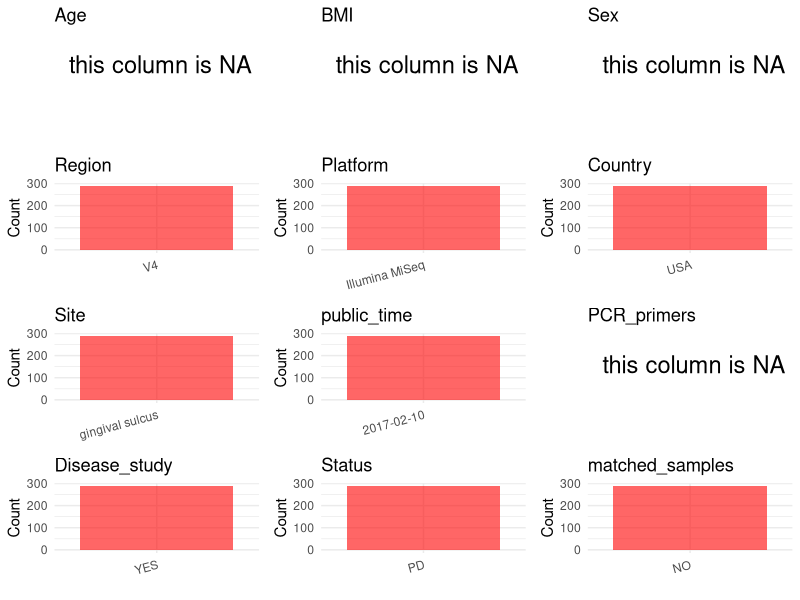

Reproduce this figure in R. (Note: this script raises an error after producing the figure.)
## ---- chunk 1
# Load necessary libraries
library(dplyr)
library(ggplot2)
library(cowplot)

# Set working directory (update this path to your local directory)
setwd("D:/oral_project/PRJEB19122")

# Read the initial metadata files
initial_meta<-read.csv("SraRunTable.csv",header = T)

# Combine the two metadata files
#meta <- rbind(initial_meta, initial_meta1)

#Remove entries non-oral samples
#initial_meta <- subset(initial_meta,isolate %in% c("saliva","tongue coat"))

# Check the number of samples containing "HT" in Sample.Name (e.g., healthy controls)
#nrow(subset(meta, grepl("HT", Sample.Name)))

# Display the first few rows of the metadata
head(initial_meta)
## ---- chunk 2
# Create a uniform metadata dataframe
metadata <- data.frame(
  BioProject = initial_meta$BioProject,
  Run = initial_meta$Run,
  sample_name = initial_meta$Library.Name,
  Age = NA,
  BMI = NA,
  Sex = NA,
  Region = initial_meta$target_subfragment..exp.,
  Platform = initial_meta$Instrument,
  Country = initial_meta$geo_loc_name_country,
  Site = gsub("UBERON:", "", initial_meta$body_site),
  public_time = "2017-02-10",
  PCR_primers = NA,
  stringsAsFactors = FALSE
)
## ---- chunk 3
# Add information obtained from the publication
metadata$title <- "Multi-omics analysis of periodontal pocket microbial communities pre- and posttreatment."
metadata$Disease_study <- "YES"
# Assign disease status based on sample_name patterns
metadata$Status <- "PD"

#get subjects id with Saliva available
keep_subjects<-subset(metadata,Site %in% "gingival sulcus")
#remove subjects without Saliva samples
metadata<-subset(metadata,sample_name %in% keep_subjects$sample_name)
#get subjects sampling counts
sample_counts <- table(metadata$sample_name)
# Create matched_samples column, any subjects have >=2 samples will be label "YES", otherwise "NO"
metadata$matched_samples <- ifelse(metadata$sample_name %in% names(sample_counts[sample_counts >= 2]), "YES", "NO")
## ---- chunk 4
# Check the number of unique runs and sample names
print(paste("Number of unique runs:", length(unique(metadata$Run))))
print(paste("Number of unique sample names:", length(unique(metadata$sample_name))))
## ---- chunk 5
# Select columns for visualization
plot_data <- metadata %>%
  select(-BioProject, -Run, -sample_name, -title)

# Function to create simple plots for each column
create_simple_plots <- function(data) {
  plots <- list()
  
  for (col in colnames(data)) {
    # Check if the column is all NA
    if (all(is.na(data[[col]]))) {
      # Create an empty plot with text indicating all NA
      p <- ggplot() +
        annotate("text", x = 0.5, y = 0.5, label = "this column is NA", size = 6) +
        labs(title = col) +
        theme_void()
    } else if (is.numeric(data[[col]])) {
      # Numeric variable: histogram
      p <- ggplot(data, aes(x = .data[[col]])) +
        geom_histogram(fill = "blue", alpha = 0.6, bins = 20, na.rm = TRUE) +
        labs(title = col) +
        theme_minimal()
    } else {
      # Categorical variable: bar plot (remove NA values)
      count_data <- as.data.frame(table(data[[col]], useNA = "ifany"))
      p <- ggplot(count_data, aes(x = reorder(Var1, -Freq), y = Freq)) +
        geom_col(fill = "red", alpha = 0.6) +
        labs(title = col, x = NULL, y = "Count") +
        theme_minimal() +
        theme(axis.text.x = element_text(angle = 15, hjust = 1))
    }
    plots[[col]] <- p
  }
  
  return(plots)
}

# Generate and arrange plots
plots <- create_simple_plots(plot_data)
p<-plot_grid(plots$Age, 
          plots$BMI, 
          plots$Sex, 
          plots$Region, 
          plots$Platform, 
          plots$Country, 
          plots$Site,
          plots$public_time, 
          plots$PCR_primers,
          plots$Disease_study,
          plots$Status,
          plots$matched_samples,# add 
          ncol = 3, align = "hv", axis = "lb")
ggsave("Metadata_Summary.png", plot = p, width = 8, height = 6, dpi = 150)
## ---- chunk 6
knitr::include_graphics("Metadata_Summary.png")
## ---- chunk 7
# Reorder columns to match the desired format
metadata <- metadata[, c(
  "BioProject", "Run", "sample_name", "Age", "BMI", "Sex", 
  "Region", "Platform", "Country", "Site", "public_time", 
  "PCR_primers", "title", "Disease_study", "Status","matched_samples"
)]

# Export the uniform metadata to a CSV file
write.csv(metadata, file = "metadata.csv", quote = FALSE)
head(metadata)
